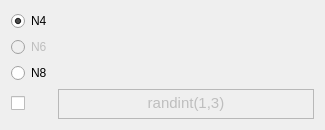
                      <widget class="QWidget" name="tab_9">
                       <attribute name="title">
                        <string>Neighborhood Based Growth</string>
                       </attribute>
                       <layout class="QGridLayout" name="gridLayout_21">
                        <item row="2" column="0">
                         <widget class="QRadioButton" name="radioButton_N8Site">
                          <property name="text">
                           <string>N8</string>
                          </property>
                         </widget>
                        </item>
                        <item row="0" column="0">
                         <widget class="QRadioButton" name="radioButton_N4Site">
                          <property name="text">
                           <string>N4</string>
                          </property>
                          <property name="checkable">
                           <bool>true</bool>
                          </property>
                          <property name="checked">
                           <bool>true</bool>
                          </property>
                         </widget>
                        </item>
                        <item row="1" column="0">
                         <widget class="QRadioButton" name="radioButton_N6Site">
                          <property name="enabled">
                           <bool>false</bool>
                          </property>
                          <property name="text">
                           <string>N6</string>
                          </property>
                         </widget>
                        </item>
                        <item row="3" column="0">
                         <widget class="QCheckBox" name="checkBox_gr2D_Aniso_Site_Neigh">
                          <property name="text">
                           <string/>
                          </property>
                          <property name="icon">
                           <iconset resource="resourceLIST.qrc">
                            <normaloff>:/gposition.png</normaloff>:/gposition.png</iconset>
                          </property>
                          <property name="iconSize">
                           <size>
                            <width>80</width>
                            <height>30</height>
                           </size>
                          </property>
                         </widget>
                        </item>
                        <item row="3" column="1">
                         <widget class="QTextEdit" name="textEdit_gr2D_Site_Neigh">
                          <property name="enabled">
                           <bool>false</bool>
                          </property>
                          <property name="maximumSize">
                           <size>
                            <width>16777215</width>
                            <height>30</height>
                           </size>
                          </property>
                          <property name="html">
                           <string>&lt;!DOCTYPE HTML PUBLIC &quot;-//W3C//DTD HTML 4.0//EN&quot; &quot;http://www.w3.org/TR/REC-html40/strict.dtd&quot;&gt;
&lt;html&gt;&lt;head&gt;&lt;meta name=&quot;qrichtext&quot; content=&quot;1&quot; /&gt;&lt;style type=&quot;text/css&quot;&gt;
p, li { white-space: pre-wrap; }
&lt;/style&gt;&lt;/head&gt;&lt;body style=&quot; font-family:'MS Shell Dlg 2'; font-size:10pt; font-weight:400; font-style:normal;&quot;&gt;
&lt;p align=&quot;center&quot; style=&quot; margin-top:0px; margin-bottom:0px; margin-left:0px; margin-right:0px; -qt-block-indent:0; text-indent:0px;&quot;&gt;&lt;span style=&quot; font-family:'Ubuntu'; font-size:11pt;&quot;&gt;randint(1,3)&lt;/span&gt;&lt;/p&gt;&lt;/body&gt;&lt;/html&gt;</string>
                          </property>
                         </widget>
                        </item>
                       </layout>
                      </widget>
